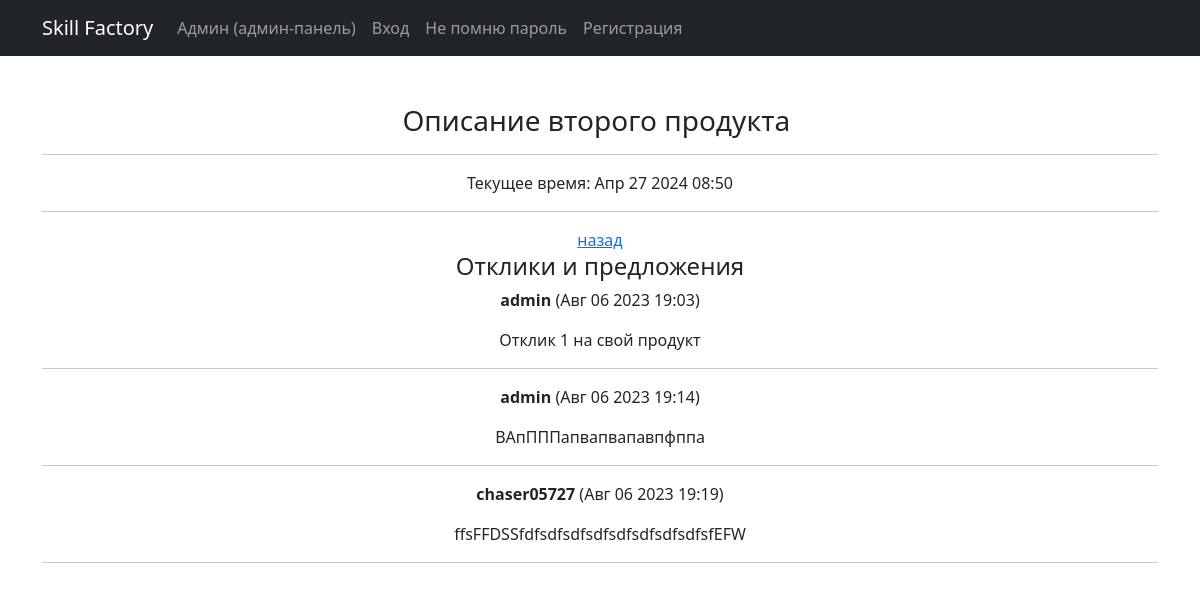
The app's page /products/4 with its own data.
### simpleapp/models.py (models this page shows, shortened)
class Product(models.Model):
    class Meta:
        verbose_name = 'Продукт'
        verbose_name_plural = 'Продукты'
    author = models.ForeignKey(Author, on_delete=models.CASCADE)
    icon = RichTextField( # поле для иконки
        verbose_name='Иконка',
        blank=True,  # поле необязательное, может быть пустым
    )
    name = models.TextField(
        max_length=254,
        unique=True, # названия товаров не должны повторяться
        verbose_name='Название',
    )
    description = RichTextField(verbose_name = 'Описание')
    quantity = models.IntegerField(
        validators=[MinValueValidator(0)], verbose_name = 'Количество'
    )
    category = models.ForeignKey(
        to='Category',
        on_delete=models.CASCADE,
        related_name='products', # все продукты в категории будут доступны через поле products
        verbose_name='Категория',
    )
    price = models.FloatField(
        validators=[MinValueValidator(0.0)],
        verbose_name = 'Цена',
    )
    created_at = models.DateTimeField(
        default=timezone.now,  # Значение по умолчанию - текущая дата и время
        verbose_name='Дата создания',
    )

class Comment(models.Model):      # модель для откликов
    class Meta:
        verbose_name = 'Комментарий'
        verbose_name_plural = 'Комментарии'
    user = models.ForeignKey(
        to=User,
        on_delete=models.CASCADE,
        related_name='comments',
        verbose_name='Пользователь',
    )
    product = models.ForeignKey(
        to='Product',
        on_delete=models.CASCADE,
        related_name='comments',
        verbose_name='Продукт',
    )
    text = models.TextField(verbose_name='Текст комментария')
    created_at = models.DateTimeField(auto_now_add=True, verbose_name='Дата создания')
    accepted = models.BooleanField(default=False, verbose_name='Принят', choices=[(False, 'Не принят'), (True, 'Принят')])

### simpleapp/views.py (the view, shortened to what this page needs)
# urls.py: path('<int:pk>',ProductDetail.as_view(), name='product_detail'),
class ProductDetail(DetailView):
    model = Product
    template_name = 'product.html'
    context_object_name = 'product'
    def get_context_data(self, **kwargs,):
        context = super().get_context_data(**kwargs)
        context['comments'] = Comment.objects.filter(product=self.object).all()
        context['time_now'] = datetime.now()
        if self.request.user.is_authenticated:  # Проверяем, авторизован ли пользователь
            context['form'] = CommentForm()  # Если да, добавляем форму в контекст
        return context

### templates/product.html (shortened to what this page needs)
{% extends 'flatpages/default.html' %}
{% block content %}
<h3>{{ product.description | safe }}</h3>
<hr>
<p>Текущее время: {{ time_now|date:'M d Y H:i' }}</p>
<hr>
<a href="/products/">назад</a>
{% if product.comments.exists %}
    <h4>Отклики и предложения</h4>
    {% for comment in product.comments.all %}
        <p><strong>{{ comment.user.username }}</strong> ({{ comment.created_at|date:'M d Y H:i' }})</p>
        <p>{{ comment.text }}</p>
        <hr>
    {% endfor %}
{% else %}
    <h4>К этому товару еще нет откликов. Вы можете оставить его первый!</h4>
{% endif %}
{% endblock content %}

### records on screen
Product: description "Описание второго продукта"
Comment: user.username "admin", created_at "Авг 06 2023 19:03", text "Отклик 1 на свой продукт"
Comment: user.username "admin", created_at "Авг 06 2023 19:14", text "ВАпПППапвапвапавпфппа"
Comment: user.username "chaser05727", created_at "Авг 06 2023 19:19", text "ffsFFDSSfdfsdfsdfsdfsdfsdfsdfsdfsfEFW"

### other values on screen
{{ time_now|date:'M d Y H:i' }} "Апр 27 2024 08:50"
